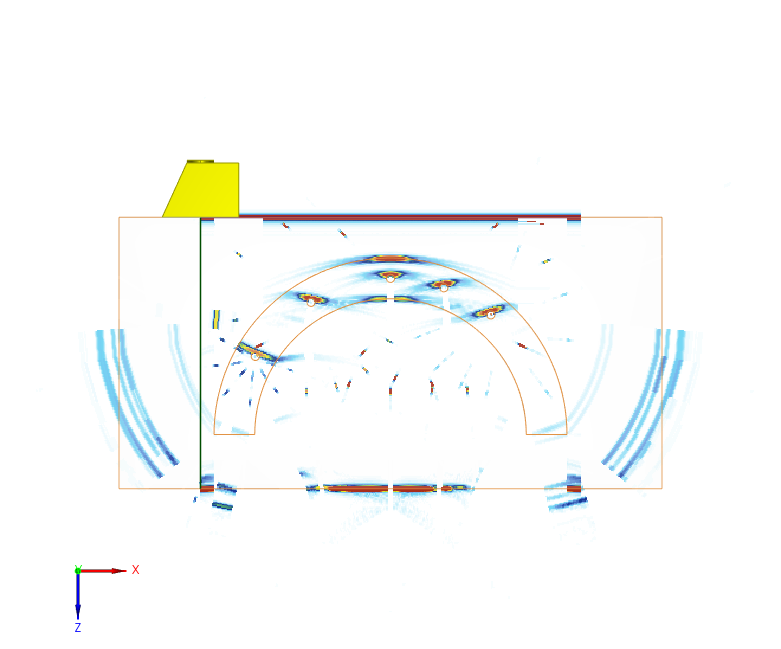
#> input picture 20250507-Variation-3D Stoff-closedDefect/original/StainlessSteel347/StainlessSteel347-Zinc.png, 781 x 649 px, found by its file name
$ python pic_crop.py
#> lines starting #> are read from the running program, lines starting #| are printed output that depends on the picture
import os
from PIL import Image

# —— 输入路径 ——
input_path = r"20250507-Variation-3D Stoff-closedDefect\original\StainlessSteel347\StainlessSteel347-Zinc.png"

# —— 根据 input_path 构造 crop 目录和 output_path ——
base_dir    = os.path.dirname(input_path)                # e.g. "20250507-Variation-Geo-closedDefect\original"
parent_dir  = os.path.dirname(base_dir)                  # e.g. "20250507-Variation-Geo-closedDefect"
crop_dir    = os.path.join(parent_dir, "crop")           # e.g. "...closedDefect\crop"
os.makedirs(crop_dir, exist_ok=True)                     # 如果不存在就创建
file_name   = os.path.basename(input_path)               # e.g. "geo1-3ice.png"
output_path = os.path.join(crop_dir, file_name)          # 最终输出路径

# —— 中心点裁剪参数 ——
center_x, center_y = 390,350
width, height     = 400,230

# 计算 left, upper, right, lower
half_w = width  // 2
half_h = height // 2
left   = center_x - half_w
upper  = center_y - half_h
right  = center_x + half_w
lower  = center_y + half_h
box    = (left, upper, right, lower)

# 打开、裁剪并保存
img     = Image.open(input_path)
#> img is the input picture: PIL image 781x649 RGB; mean R, G, B 249.3, 250.8, 249.8
cropped = img.crop(box)
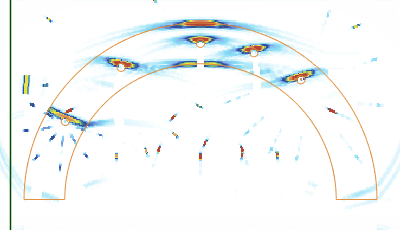
#> cropped: PIL image 400x230 RGB; mean R, G, B 244.5, 247.7, 247.8
cropped.save(output_path)

print(f"已保存：{output_path}")

$ run again, with 20250408-Variation-Geo/geo1-3ice.png copied over 20250507-Variation-3D Stoff-closedDefect/original/StainlessSteel347/StainlessSteel347-Zinc.png
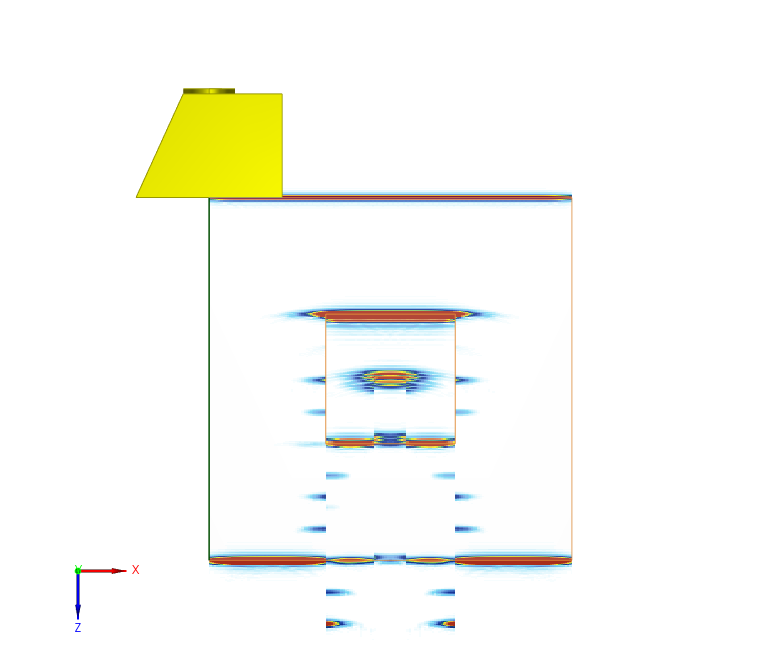
#> input picture 20250408-Variation-Geo/geo1-3ice.png, 781 x 649 px, found by its file name
#> img is the input picture: PIL image 781x649 RGB; mean R, G, B 249.5, 250, 244.3
#> `cropped = img.crop(box)`:
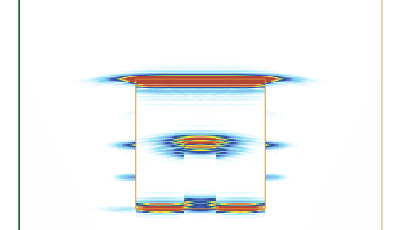
#> cropped: PIL image 400x230 RGB; mean R, G, B 242.8, 244.6, 244.7
